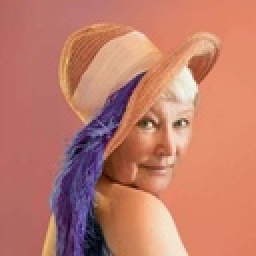
%> input picture lena.jpg, 128 x 128 px, shrunk from 725 x 725 before the run (shown 2 times larger)
$ octave main.m   (GNU Octave 9; MATLAB toolbox functions it lacks are replaced by stand-ins)
%> lines starting %> are read from the running program, lines starting %| are printed output that depends on the picture
### myfilter.m
function I1 = myfilter(I,H)
I1=I;
Idouble=double(I);
n=size(H,1);
for i=1:length(Idouble)-n
    for j=1:length(Idouble(2,:))-n
        area=Idouble(i:i+n-1,j:j+n-1);
        x=area.*H;
        grad=sum(x(:));
        I1(i,j)=grad;
    end
end

### main.m
I = imread('lena.jpg');
%> I is the input picture: size 128x128x3 uint8; mean R, G, B 191.2, 122.9, 106.2
I = rgb2gray(I);
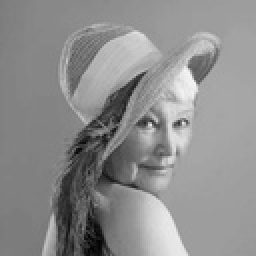
%> I: size 128x128 uint8 (shown 2 times larger); min 2, max 244, mean 141.5

g1 = fspecial('gaussian',[3,3],1);
g2 = fspecial('gaussian',[3,3],3);
g3 = fspecial('gaussian',[3,3],5);
g4 = fspecial('gaussian',[3,3],7);
g5 = fspecial('gaussian',[3,3],9);

I1 = myfilter(I,g1);
%> after the loop in myfilter, `for i=1:length(Idouble)-n`:
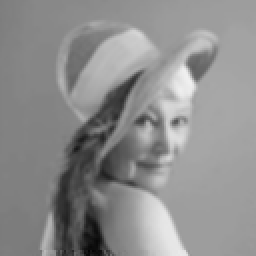
%> I1: size 128x128 uint8 (shown 2 times larger); min 3, max 240, mean 141.6
I2 = myfilter(I,g2);
I3 = myfilter(I,g3);
I4 = myfilter(I,g4);
I5 = myfilter(I,g5);

figure(1);
subplot(1,5,1);
imshow(I1);
title("쒔법 f1");

subplot(1,5,2);
imshow(I2);
title("쒔법 f2");

subplot(1,5,3);
imshow(I3);
title("쒔법 f3");

subplot(1,5,4);
imshow(I4);
title("쒔법 f4");

subplot(1,5,5);
imshow(I5);
title("쒔법 f5");

I1 = myfilter(I1,g1);
%> after the loop in myfilter (call 6), `for i=1:length(Idouble)-n`:
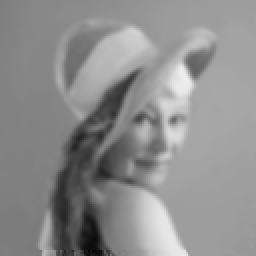
%> I1: size 128x128 uint8 (shown 2 times larger); min 3, max 238, mean 141.8
I2 = myfilter(I2,g2);
I3 = myfilter(I3,g3);
I4 = myfilter(I4,g4);
I5 = myfilter(I5,g5);

figure(2);
subplot(1,5,1);
imshow(I1);
title("쒔법 f11");

subplot(1,5,2);
imshow(I2);
title("쒔법 f22");

subplot(1,5,3);
imshow(I3);
title("쒔법 f33");

subplot(1,5,4);
imshow(I4);
title("쒔법 f44");

subplot(1,5,5);
imshow(I5);
title("쒔법 f55");

g1 = fspecial('gaussian',[7,7],1);
g2 = fspecial('gaussian',[7,7],3);
g3 = fspecial('gaussian',[7,7],5);
g4 = fspecial('gaussian',[7,7],7);
g5 = fspecial('gaussian',[7,7],9);

I1 = myfilter(I,g1);
%> after the loop in myfilter (call 11), `for i=1:length(Idouble)-n`:
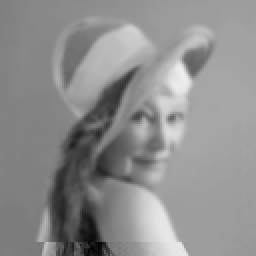
%> I1: size 128x128 uint8 (shown 2 times larger); min 3, max 238, mean 142
I2 = myfilter(I,g2);
I3 = myfilter(I,g3);
I4 = myfilter(I,g4);
I5 = myfilter(I,g5);

figure(3);
subplot(2,5,1);
imshow(I1);
title("쒔법 f1");

subplot(2,5,2);
imshow(I2);
title("쒔법 f2");

subplot(2,5,3);
imshow(I3);
title("쒔법 f3");

subplot(2,5,4);
imshow(I4);
title("쒔법 f4");

subplot(2,5,5);
imshow(I5);
title("쒔법 f5");

I1 = myfilter(I1,g1);
%> after the loop in myfilter (call 16), `for i=1:length(Idouble)-n`:
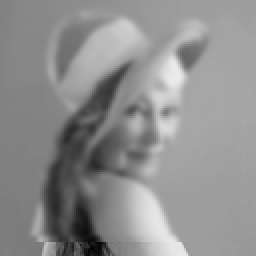
%> I1: size 128x128 uint8 (shown 2 times larger); min 3, max 235, mean 142.5
I2 = myfilter(I2,g2);
I3 = myfilter(I3,g3);
I4 = myfilter(I4,g4);
I5 = myfilter(I5,g5);

subplot(2,5,6);
imshow(I1);
title("쒔법 f11");

subplot(2,5,7);
imshow(I2);
title("쒔법 f22");

subplot(2,5,8);
imshow(I3);
title("쒔법 f33");

subplot(2,5,9);
imshow(I4);
title("쒔법 f44");

subplot(2,5,10);
imshow(I5);
title("쒔법 f55");
